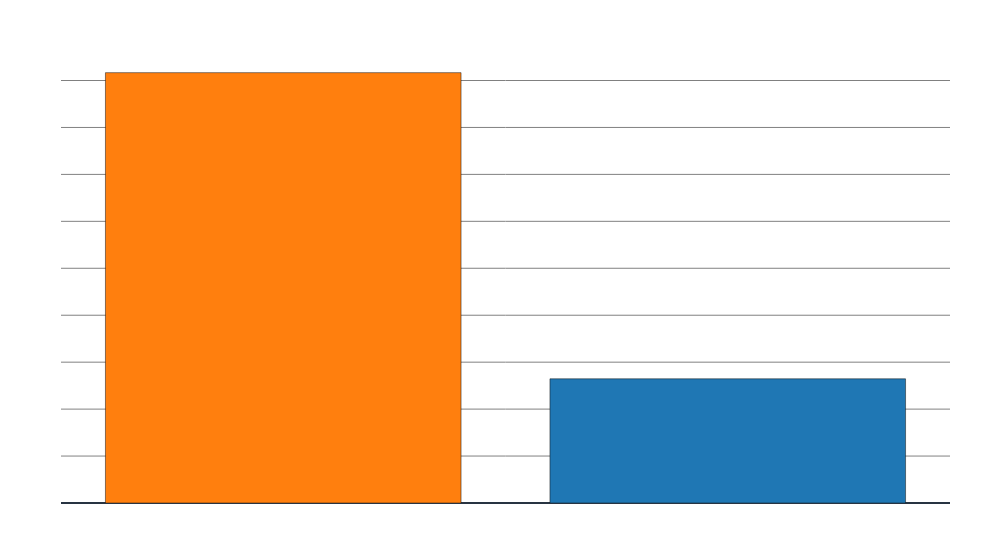

The notebook cell saved with this chart:
### Code cell
on_time_counts = df['on_time'].value_counts().reset_index()
on_time_counts.columns = ['on_time', 'count']

color_discrete_map = {
    True: '#1f77b4',
    False: '#ff7f0e'
}

# Диаграмма
fig_on_time = px.bar(
    on_time_counts, 
    x='on_time', 
    y='count', 
    title='Поезда, прибывшие вовремя vs с задержкой', 
    labels={'on_time': 'Вовремя', 'count': 'Количество'},
    color='on_time', 
    color_discrete_map=color_discrete_map,
    text='count'
)

# Настройка внешнего вида
fig_on_time.update_traces(
    textfont_size=12, 
    textangle=0, 
    textposition="outside", 
    cliponaxis=False
)

fig_on_time.update_layout(
    showlegend=False,
    title_font_size=20,
    xaxis=dict(
        title='',
        tickvals=[True, False],
        ticktext=['Вовремя', 'С задержкой']
    ),
    yaxis=dict(
        title='Количество',
        gridcolor='gray'
    ),
    font=dict(
        family="Arial, sans-serif",
        size=14,
        color="white"
    ),
    plot_bgcolor='rgba(0,0,0,0)',
    paper_bgcolor='rgba(0,0,0,0)',
    bargap=0.2,
    margin=dict(l=50, r=50, t=50, b=50),
    width=1000
)

fig_on_time.show()

### Figure 1 — Plotly figure (JSON) as saved in the notebook; plotly's stock layout.template omitted (floating-point values rounded to 4 significant figures)
{"data": [{"alignmentgroup": "True", "cliponaxis": false, "hovertemplate": "Вовремя=%{x}<br>Количество=%{text}<extra></extra>", "legendgroup": "False", "marker": {"color": "#ff7f0e", "pattern": {"shape": ""}}, "name": "False", "offsetgroup": "False", "orientation": "v", "showlegend": true, "text": [18335], "textangle": 0, "textfont": {"size": 12}, "textposition": "outside", "type": "bar", "x": [false], "xaxis": "x", "y": [18335], "yaxis": "y"}, {"alignmentgroup": "True", "cliponaxis": false, "hovertemplate": "Вовремя=%{x}<br>Количество=%{text}<extra></extra>", "legendgroup": "True", "marker": {"color": "#1f77b4", "pattern": {"shape": ""}}, "name": "True", "offsetgroup": "True", "orientation": "v", "showlegend": true, "text": [5291], "textangle": 0, "textfont": {"size": 12}, "textposition": "outside", "type": "bar", "x": [true], "xaxis": "x", "y": [5291], "yaxis": "y"}], "layout": {"bargap": 0.2, "barmode": "relative", "font": {"color": "white", "family": "Arial, sans-serif", "size": 14}, "legend": {"title": {"text": "Вовремя"}, "tracegroupgap": 0}, "margin": {"b": 50, "l": 50, "r": 50, "t": 50}, "paper_bgcolor": "rgba(0,0,0,0)", "plot_bgcolor": "rgba(0,0,0,0)", "showlegend": false, "title": {"font": {"size": 20}, "text": "Поезда, прибывшие вовремя vs с задержкой"}, "width": 1000, "xaxis": {"anchor": "y", "categoryarray": [false, true], "categoryorder": "array", "domain": [0, 1], "ticktext": ["Вовремя", "С задержкой"], "tickvals": [true, false], "title": {"text": ""}}, "yaxis": {"anchor": "x", "domain": [0, 1], "gridcolor": "gray", "title": {"text": "Количество"}}}}
